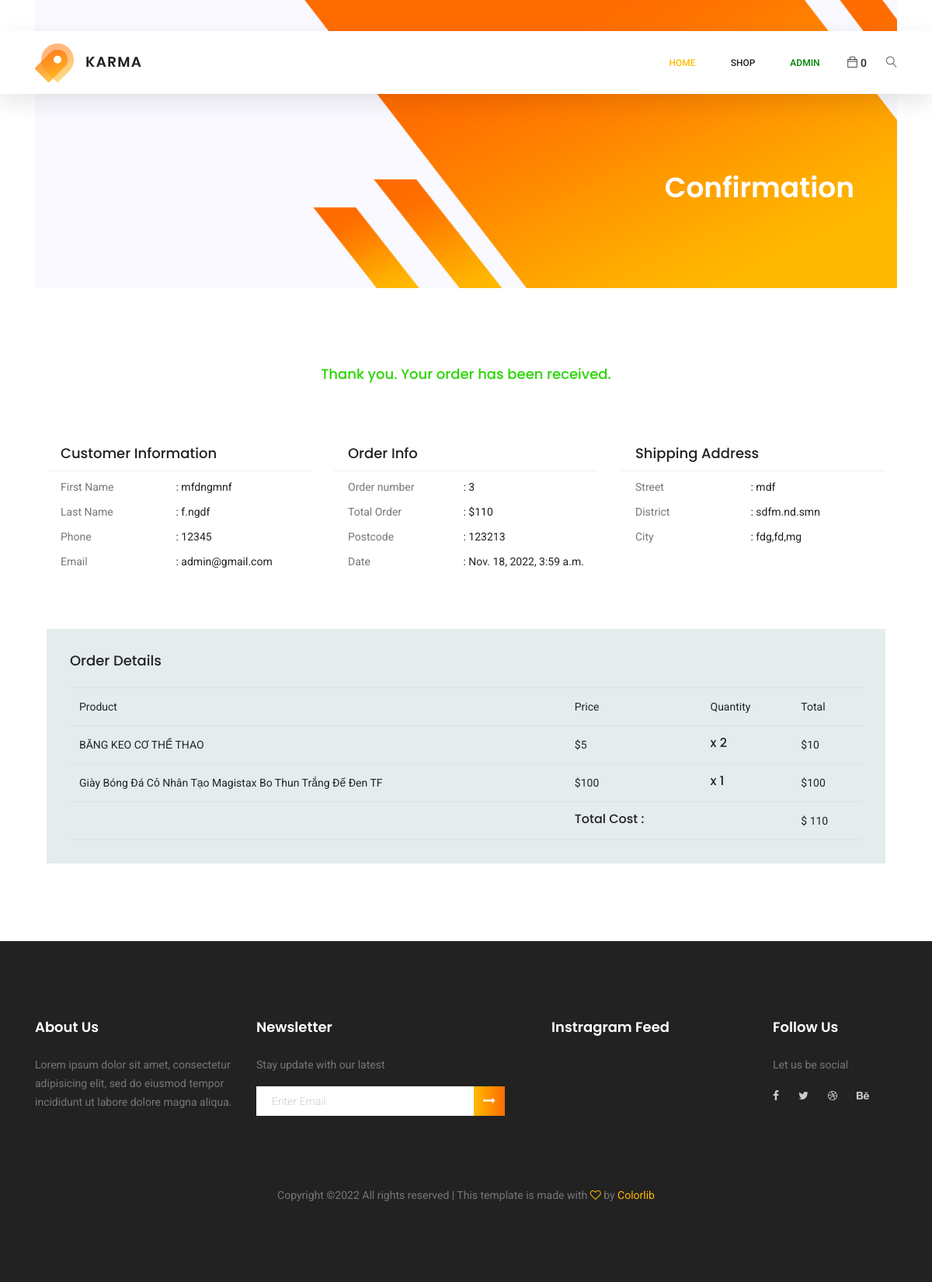
/confirmation/ (signed in), run on the app's committed database.
### store/models.py (models this page shows, shortened)
class Order(models.Model):
    user = models.ForeignKey(User, related_name='orders', on_delete=models.SET_NULL, blank=True, null=True)
    first_name = models.CharField(max_length=255)
    last_name = models.CharField(max_length=255)
    phone = models.CharField(max_length=255)
    address = models.CharField(max_length=255)
    distric = models.CharField(max_length=255)
    city = models.CharField(max_length=255)
    zipcode = models.CharField(max_length=255)
    total_cost = models.IntegerField(null=False, blank=False)
    created_date = models.DateTimeField(auto_now_add=True)
    class Meta:
        ordering = ('-created_date',)

class OrderItems(models.Model):
    order = models.ForeignKey(Order, on_delete=models.CASCADE, related_name='items')
    product = models.ForeignKey(Product, related_name='items', on_delete=models.CASCADE)
    total_price = models.IntegerField()
    quantity = models.IntegerField(default=1)

class Product(models.Model):
    user = models.ForeignKey(User, related_name='products', on_delete=models.CASCADE, null=True, blank=True)
    category = models.ForeignKey(Category, related_name='products', on_delete=models.CASCADE, null=True, blank=True)
    sub_category = models.ForeignKey(Sub_Category, related_name='products', on_delete=models.CASCADE, null=True, blank=True)
    brand = models.ForeignKey(Brand, on_delete=models.CASCADE, related_name='products', null=True, blank=True)
    name = models.CharField(max_length=150)
    slug = models.SlugField(max_length=150, null=True, blank=True)
    description = models.TextField()
    price = models.IntegerField(default=0)
    image = models.ImageField(upload_to='uploads/images', blank=True, null=True)
    date_at = models.DateField(auto_now_add=True)
    class Meta:
        ordering = ('-date_at',)

### store/views.py (the view)
# urls.py: path('confirmation/', views.confirmation_view, name='confirmation'),
@login_required
def confirmation_view(request):
    order = Order.objects.filter(user=request.user).first()
    items = order.items.all()
    print('order',order)
    print('items',items)
    context = {'order': order, 'items':items }
    return render(request, 'store/confirmation.html', context)

### store/cart.py (called while the page is built)
    def __len__(self):
        return sum(item['quantity'] for item in self.cart.values())

### store/cart_count_total_items.py (called while the page is built)
def cart(request):
    return {'cart': Cart(request)}

### store/templates/store/confirmation.html (shortened to what this page needs)
{% extends "store/main.html" %}
{% load static  %}
{% block content %}
	<section class="banner-area organic-breadcrumb">
		<div class="container">
			<div class="breadcrumb-banner d-flex flex-wrap align-items-center justify-content-end">
				<div class="col-first">
					<h1>Confirmation</h1>
				</div>
			</div>
		</div>
	</section>
	<section class="order_details section_gap">
		<div class="container">
			<h3 class="title_confirmation">Thank you. Your order has been received.</h3>
			<div class="row order_d_inner">
				<div class="col-lg-4">
					<div class="details_item">
					<h4> Customer Information </h4>
						<ul class="list">
							<li><a href="#"><span>First Name</span> : {{order.first_name}}</a></li>
							<li><a href="#"><span>Last Name</span> : {{order.last_name}}</a></li>
							<li><a href="#"><span>Phone</span> : {{order.phone}}</a></li>
							<li><a href="#"><span>Email</span> : {{order.user.email}}</a></li>
						</ul>
					</div>
				</div>
				<div class="col-lg-4">
					<div class="details_item">
						<h4>Order Info</h4>
						<ul class="list">
							<li><a href="#"><span>Order number</span> : {{order.id}}</a></li>
							<li><a href="#"><span>Total Order</span> : ${{order.total_cost}}</a></li>
							<li><a href="#"><span>Postcode </span> : {{order.zipcode}}</a></li>
							<li><a href="#"><span>Date</span> : {{order.created_date}}</a></li>
						</ul>
					</div>
				</div>
				<div class="col-lg-4">
					<div class="details_item">
						<h4>Shipping Address</h4>
						<ul class="list">
							<li><a href="#"><span>Street</span> : {{order.address}}</a></li>
							<li><a href="#"><span>District</span> : {{order.distric}}</a></li>
							<li><a href="#"><span>City</span> : {{order.city}}</a></li>
						</ul>
					</div>
				</div>
			</div>
			<div class="order_details_table">
				<h2>Order Details</h2>
				<div class="table-responsive">
					<table class="table">
						<thead>
							<tr>
								<th scope="col">Product</th>
								<th scope="col">Price</th>
								<th scope="col">Quantity</th>
								<th scope="col">Total</th>
							</tr>
						</thead>
						<tbody>
							{% for item in items %}
								<tr>
									<td>
										<p>{{ item.product.name}}</p>
									</td>
									<td>
										<p>${{item.product.price}}</p>
									</td>
									<td>
										<h5>x {{item.quantity}}</h5>
									</td>
									<td>
										<p>${{item.total_price}}</p>
									</td>
								</tr>
							{% endfor %}
							<tr>
								<td>
								</td>
								<td>
									<h5>Total Cost :</h5>
								</td>
								<td>
								</td>
								<td>
									<p>$ {{order.total_cost}}</p>
								</td>
							</tr>
						</tbody>
					</table>
				</div>
			</div>
		</div>
	</section>
{% endblock content %}

### store/templates/store/main.html (shortened to what this page needs)
<!DOCTYPE html>
{% load static %}
<html lang="en">
<head>
    <link rel="stylesheet" href="https://stackpath.bootstrapcdn.com/bootstrap/4.4.1/css/bootstrap.min.css">
    <link href="https://cdn.jsdelivr.net/npm/bootstrap@5.2.2/dist/css/bootstrap.min.css" rel="stylesheet">
	<link rel="stylesheet" href="{% static '/css/linearicons.css' %}">
	<link rel="stylesheet" href="{% static '/css/font-awesome.min.css' %}">
	<link rel="stylesheet" href="{% static '/css/themify-icons.css' %}">
	<link rel="stylesheet" href="{% static '/css/bootstrap.css' %}">
	<link rel="stylesheet" href="{% static '/css/owl.carousel.css' %}">
	<link rel="stylesheet" href="{% static '/css/nice-select.css' %}">
	<link rel="stylesheet" href="{% static '/css/nouislider.min.css' %}">
	<link rel="stylesheet" href="{% static '/css/ion.rangeSlider.css'%}">
	<link rel="stylesheet" href="{% static '/css/ion.rangeSlider.skinFlat.css' %}">
	<link rel="stylesheet" href="{% static '/css/magnific-popup.css' %}">
	<link rel="stylesheet" href="{% static '/css/main.css' %}">
</head>
<body>
	<header class="header_area sticky-header">
		<div class="main_menu">
			<nav class="navbar navbar-expand-lg navbar-light main_box">
				<div class="container">
					<a class="navbar-brand logo_h" href=""><img src="/static/img/logo.png" alt=""></a>
					<div class="collapse navbar-collapse offset" id="navbarSupportedContent">
						<ul class="nav navbar-nav menu_nav ml-auto">
							<li class="nav-item active"><a class="nav-link" href="{% url 'home' %}">Home</a></li>
							<li class="nav-item submenu dropdown">
								<a href="#" class="nav-link dropdown-toggle" data-toggle="dropdown" role="button" aria-haspopup="true"
								 aria-expanded="false">Shop</a>
							</li>
							{% if request.user.is_authenticated %}
								<li class="nav-item submenu dropdown">
									<a href="#" class="nav-link dropdown-toggle" style="color: green;" data-toggle="dropdown" role="button" aria-haspopup="true"
								 	aria-expanded="false">{{request.user}}</a>
								</li>
							{% else %}
								<li class="nav-item"><a class="nav-link" href="{% url 'login' %}">Login</a></li>
								<li class="nav-item"><a class="nav-link" href="{% url 'signup' %}">Signup</a></li>
							{% endif %}
						</ul>
						<ul class="nav navbar-nav navbar-right">
							<li class="nav-item"><a href="{% url 'cart-view' %}" class="cart"><span class="ti-bag"></span> <span class="cart-items">{{ cart|length }}</span></a></li>
							<li class="nav-item">
								<button class="search"><span class="lnr lnr-magnifier" id="search"></span></button>
							</li>
						</ul>
					</div>
				</div>
			</nav>
		</div>
	</header>
    <div class="container">
        {% block content %}
        {% endblock content %}
    </div>
	<footer class="footer-area section_gap">
		<div class="container">
			<div class="row">
				<div class="col-lg-3  col-md-6 col-sm-6">
					<div class="single-footer-widget">
						<h6>About Us</h6>
						<p>
							Lorem ipsum dolor sit amet, consectetur adipisicing elit, sed do eiusmod tempor incididunt ut labore dolore
							magna aliqua.
						</p>
					</div>
				</div>
				<div class="col-lg-4  col-md-6 col-sm-6">
					<div class="single-footer-widget">
						<h6>Newsletter</h6>
						<p>Stay update with our latest</p>
						<div class="" id="mc_embed_signup">
							<form target="_blank" novalidate="true" action="https://spondonit.us12.list-manage.com/subscribe/post?u=1462626880ade1ac87bd9c93a&amp;id=92a4423d01"
							 method="get" class="form-inline">
								<div class="d-flex flex-row">
									<input class="form-control" name="EMAIL" placeholder="Enter Email" onfocus="this.placeholder = ''" onblur="this.placeholder = 'Enter Email '"
									 required="" type="email">
									<button class="click-btn btn btn-default"><i class="fa fa-long-arrow-right" aria-hidden="true"></i></button>
								</div>
							</form>
						</div>
					</div>
				</div>
				<div class="col-lg-3  col-md-6 col-sm-6">
					<div class="single-footer-widget mail-chimp">
						<h6 class="mb-20">Instragram Feed</h6>
						<ul class="instafeed d-flex flex-wrap">
							<li><img src="img/i1.jpg" alt=""></li>
							<li><img src="img/i2.jpg" alt=""></li>
							<li><img src="img/i3.jpg" alt=""></li>
							<li><img src="img/i4.jpg" alt=""></li>
							<li><img src="img/i5.jpg" alt=""></li>
							<li><img src="img/i6.jpg" alt=""></li>
							<li><img src="img/i7.jpg" alt=""></li>
							<li><img src="img/i8.jpg" alt=""></li>
						</ul>
					</div>
				</div>
				<div class="col-lg-2 col-md-6 col-sm-6">
					<div class="single-footer-widget">
						<h6>Follow Us</h6>
						<p>Let us be social</p>
						<div class="footer-social d-flex align-items-center">
							<a href="#"><i class="fa fa-facebook"></i></a>
							<a href="#"><i class="fa fa-twitter"></i></a>
							<a href="#"><i class="fa fa-dribbble"></i></a>
							<a href="#"><i class="fa fa-behance"></i></a>
						</div>
					</div>
				</div>
			</div>
			<div class="footer-bottom d-flex justify-content-center align-items-center flex-wrap">
				<p class="footer-text m-0">
Copyright &copy;<script>document.write(new Date().getFullYear());</script> All rights reserved | This template is made with <i class="fa fa-heart-o" aria-hidden="true"></i> by <a href="https://colorlib.com" target="_blank">Colorlib</a>
</p>
</body>
</html>

### data on the page
Order: first_name "mfdngmnf", last_name "f.ngdf", phone "12345", user.email "admin@gmail.com", id "3", total_cost "110", zipcode "123213", created_date "Nov. 18, 2022, 3:59 a.m.", address "mdf", distric "sdfm.nd.smn", city "fdg,fd,mg"
OrderItems: product.name "BĂNG KEO CƠ THỂ THAO", product.price "5", quantity "2", total_price "10"
OrderItems: product.name "Giày Bóng Đá Cỏ Nhân Tạo Magistax Bo Thun Trắng Đế Đen TF", product.price "100", quantity "1", total_price "100"

### other printed values
{{ request.user }} "ADMIN"
{{ cart|length }} "0"
